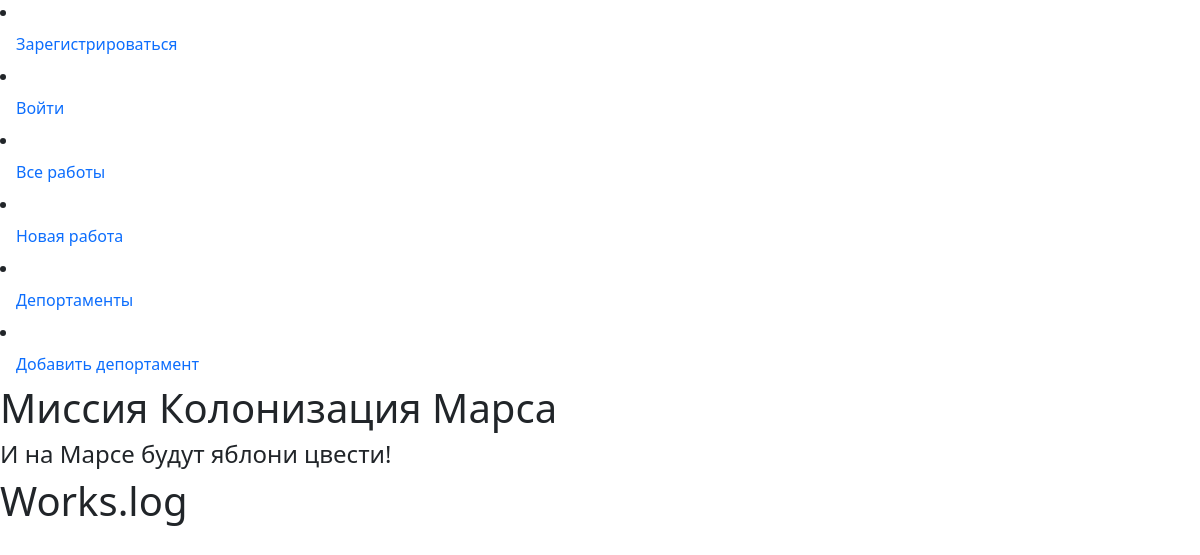
Before: /departaments with the older database file.
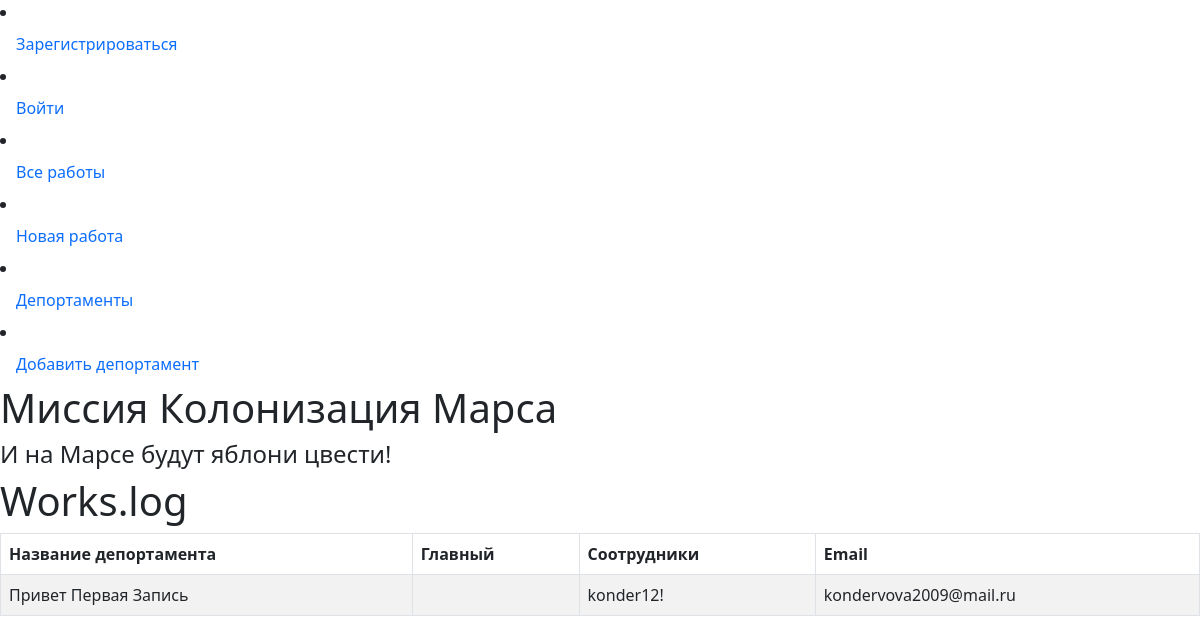
After: the same page with the newer database file.
### data/users.py (models this page shows)
class Department(SqlAlchemyBase):
    __tablename__ = "departament"
    id = sqlalchemy.Column(sqlalchemy.Integer, primary_key=True, autoincrement=True)
    title = sqlalchemy.Column(sqlalchemy.String)
    chief = sqlalchemy.Column(sqlalchemy.Integer)
    members = sqlalchemy.Column(sqlalchemy.String)
    email = sqlalchemy.Column(
        sqlalchemy.String, unique=True, nullable=True, default="электронная почта"
    )

### app.py (the view)
@app.route('/departaments')
def departaments():
    db_sess = db_session.create_session()
    deportaments = db_sess.query(Department).all()
    users = {}
    for deportament in deportaments:
        usera = db_sess.query(User).filter(User.id == deportament.members)
        for user in usera:
            users[deportament.id] = f'{user.name} {user.surname}'
    return render_template('departaments.html', deportaments=deportaments, users=users)

### data/db_session.py (called while the page is built)
def create_session() -> Session:
    global __factory
    return __factory()

### templates/departaments.html (shortened to what this page needs)
{% extends "base.html" %}
{% block content %}
<h1>Works.log</h1>
{% for deportament in deportaments%}
<table class="table table-striped table-bordered">
    <thead>
                <tr>
                    <th>Название депортамента</th>
                    <th>Главный</th>
                    <th>Соотрудники</th>
                    <th>Email</th>
                </tr>
            </thead>
            <tbody>
                <tr>
                    <td>{{ deportament.title }}</td>
                    <td>{{ users[deportament.id] }}</td>
                    <td>{{ deportament.members }}</td>
                    <td>{{ deportament.email }}</td>
                </tr>
            </tbody>
        </table>
{% endfor %}
{% endblock %}

Changed rows visible on the page:
added Department: title "Привет Первая Запись", members "konder12!", email "kondervova2009@mail.ru"
